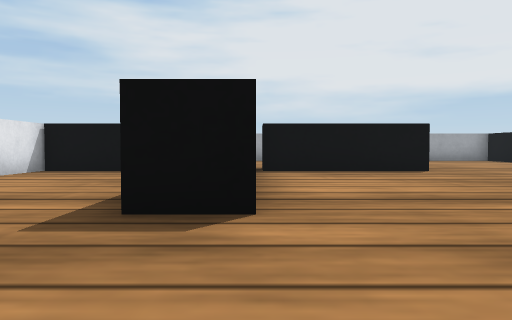
View 1 (above)

16 first-person views from a walk through a Webots world. The camera is 0.05 m above the floor, tilts 2° down and sees 70° across. The floor is counted in squares, 0.1 m on a side. Each view is taken from the middle of a square. On the plan, view 1 faces up. The plan holds only what a view shows up to about 9 squares ahead; the rest is blank. Robots are left out. Webots' stock objects and surfaces are drawn as simple stand-ins.

View 2
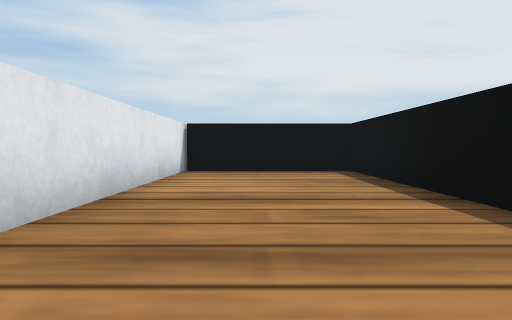

View 3
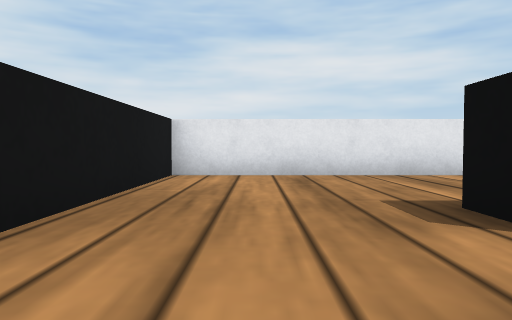

View 4
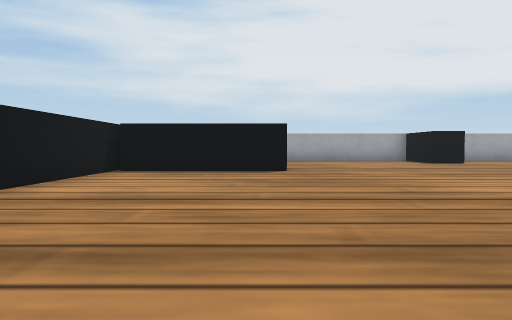

View 5
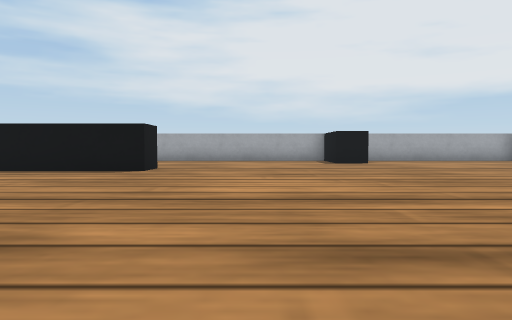

View 6
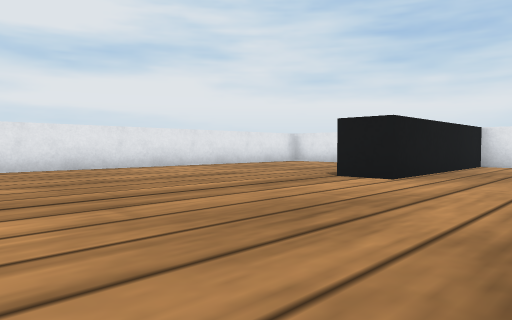

View 7
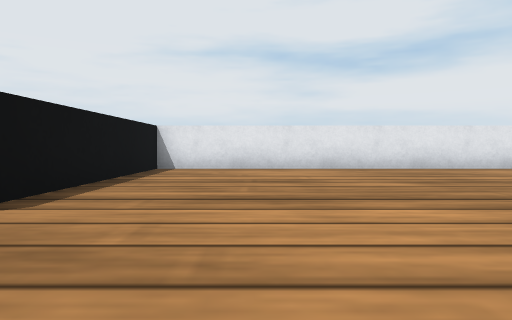

View 8
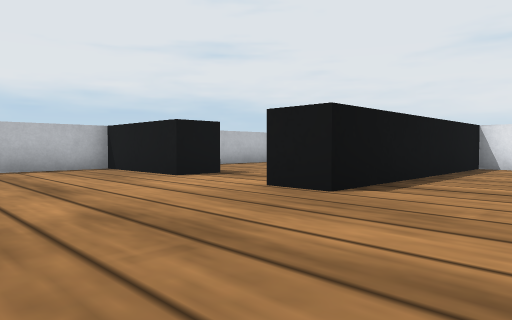

View 9
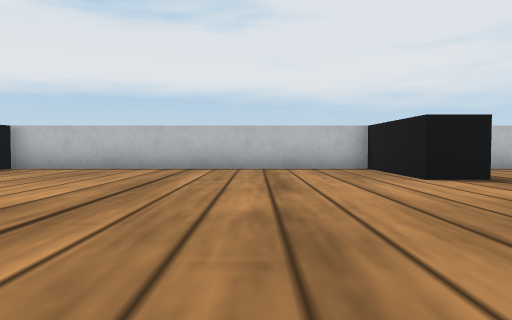

View 10
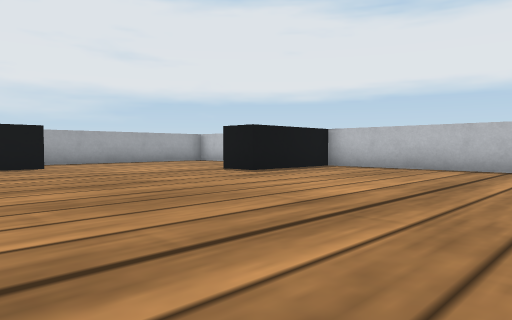

View 11
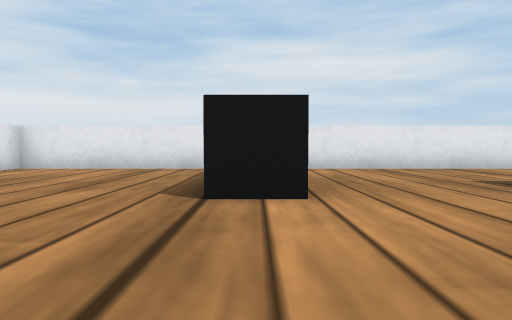

View 12
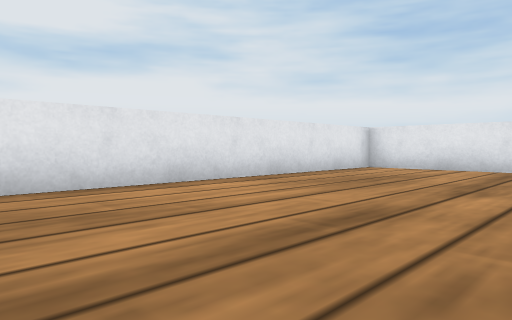

View 13
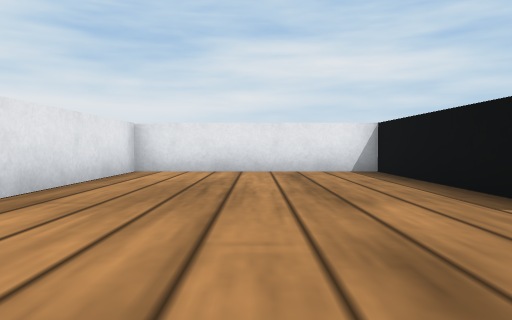

View 14
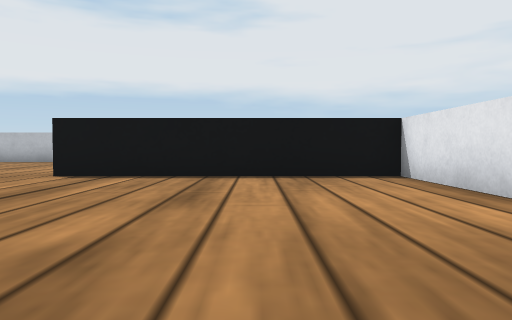

View 15
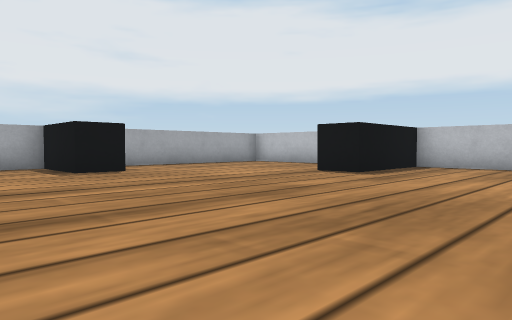

View 16
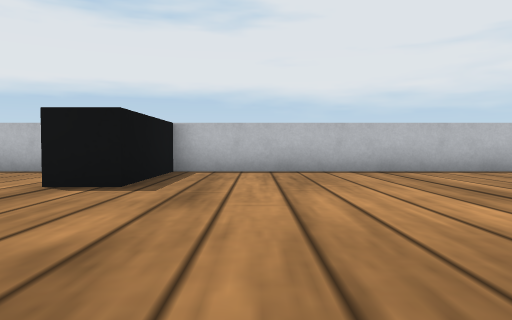

### Floor plan
Points are (right, up) in squares from view 1. A wall is a line through its corners. A room is listed if a view was taken in it or the views show most of it. See-through windows are left out.
Room 1 (views 1, 2)
walls: (0, 2.7) (-1, 2.7) (-1, 7.7) (-4.5, 7.7); (-4.5, 8) (-4.5, -0.5) (0.5, -0.5)
ways out: opening at (-0.5, 1) to room 2
Room 2 (views 3, 4, 5, 6, 7, 8, 9, 10, 15, 16)
walls: (9.3, -0.5) (10.4, -0.5); (3.7, 7.7) (0.1, 7.7); (12.6, -1.6) (12.6, -0.5) (15.5, -0.5) (15.5, 7.7) (12.6, 7.7); (0, 8.1) (0, 4.3)
ways out: opening at (-0.5, 1) to room 1; opening at (5, -1) to room 3; opening at (8, 8); opening at (11.5, -1)
Room 3 (views 11, 12, 13, 14)
walls: (-0.5, -1.5) (-4.5, -1.5) (-4.5, -6.5) (9.3, -6.5) (9.3, -0.5); (0.5, -0.5) (0.5, -1.5)
ways out: opening at (5, -1) to room 2

Where each view was taken, in squares from view 1:
view 1: 0 up, 0 right, facing up
view 2: 0 up, 3 left, facing up
view 3: 1 up, 2 right, facing left
view 4: 0 up, 3 right, facing up
view 5: 0 up, 6 right, facing up
view 6: 2 up, 6 right, facing down-left
view 7: 2 up, 7 right, facing down
view 8: 3 up, 7 right, facing down-right
view 9: 2 up, 7 right, facing right
view 10: 2 up, 7 right, facing up-right
view 11: 1 down, 4 right, facing left
view 12: 2 down, 4 right, facing down-left
view 13: 4 down, 3 right, facing left
view 14: 4 down, 3 right, facing right
view 15: 4 up, 6 right, facing up-right
view 16: 6 up, 8 right, facing right
